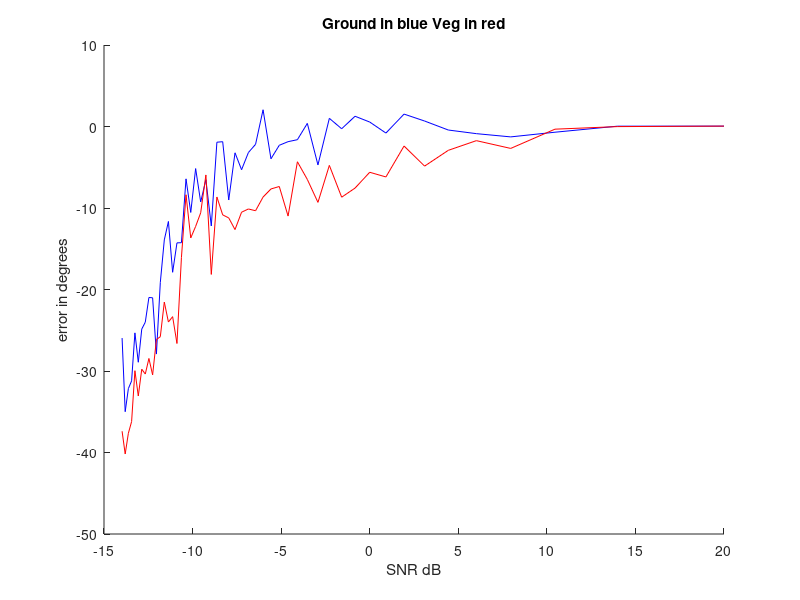
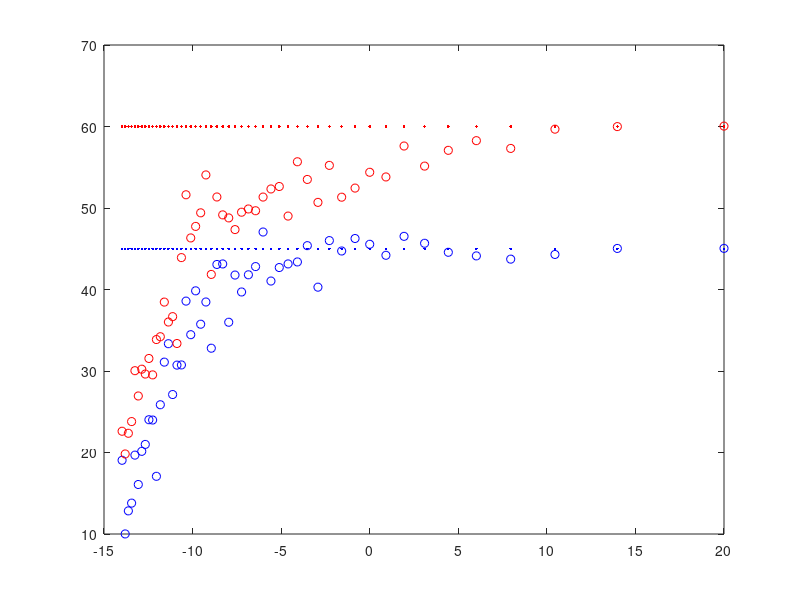

MATLAB code to generate these figures, in order:
%% Afric_Sim_espirit_histSort
clc;clear all;
%% Initializations
% Setting up the enviornment
g_weight = 1; %ground weighting factor
v_weight = 1;   %veg weighting factor
n_weight = 1*10^(-1);% Added Noise to the System

Pol_ground = [1;1;0]; %Multivatiant Ground
Pol_vegitation = [1;0;1]; %Multivariant Vegitation

ground_offset = pi/4; % Ground Interferomitry offset
vegitation_offset = pi/3;    % Vegitation Interferomitry offset

Averaging_loop_size = 100;
Signal_samples = 100;    %size of Ensamble Average Window

Noise_samples = 50;
g_mag = zeros(Noise_samples,1); v_mag = zeros(Noise_samples,1);
est_ground_angle = zeros(Noise_samples,1); est_vegitation_angle = zeros(Noise_samples,1);
%% Matrix Calculations
% Implimenting a window. Esprit and SR techniques
for Averaged_sample = 1:Noise_samples;
    Noise = Averaged_sample*n_weight;
    for unusedVariable = 1:Averaging_loop_size;
        
        g =  Pol_ground*(sqrt(-2*log(1-rand(1,Signal_samples))).*exp(1i*2*pi*rand(1,Signal_samples)));
        v =  Pol_vegitation*(sqrt(-2*log(1-rand(1,Signal_samples))).*exp(1i*2*pi*rand(1,Signal_samples)));
        
        signal_1 = g_weight*g + v_weight*v;
        signal_2 = g_weight*exp(1i*ground_offset)*g + g_weight*exp(1i*vegitation_offset)*v;
        
        AddedNoise_1 = Noise*sqrt(-2*log(1-rand(3,Signal_samples))).*exp(1i*2*pi*rand(3,Signal_samples));
        AddedNoise_2 = Noise*sqrt(-2*log(1-rand(3,Signal_samples))).*exp(1i*2*pi*rand(3,Signal_samples));

        S1 = signal_1 + AddedNoise_1;
        S2 = signal_2 + AddedNoise_2;
        
        R1 = S1*S1';
        R2 = S1*S2';
        
        A =  pinv(R1)*R2;
        [u,uv] = eig(A);
        
        [~,kk]=sort(abs(abs(angle(diag(uv))) - ground_offset),'ascend');
        est_ground_angle(Averaged_sample) = est_ground_angle(Averaged_sample) + angle(uv(kk(1),kk(1)))/Averaging_loop_size;
        g_mag(Averaged_sample) = g_mag(Averaged_sample) + abs(uv(kk(1),kk(1)))/Averaging_loop_size;
 
        
        [~,kk]=sort(abs(abs(angle(diag(uv))) - vegitation_offset),'ascend');


        est_vegitation_angle(Averaged_sample) = est_vegitation_angle(Averaged_sample) + angle(uv(kk(1),kk(1)))/Averaging_loop_size;
        v_mag(Averaged_sample) = v_mag(Averaged_sample) + abs(uv(kk(1),kk(1)))/Averaging_loop_size;
        
    end
end
temp = 1:Noise_samples;
n_snr = 10*log10(1./(temp*n_weight).^2)';
%% Ploting Results
g_error = -1*est_ground_angle*180/pi - ones(Noise_samples,1)*ground_offset*180/pi;
v_error = -1*est_vegitation_angle*180/pi - ones(Noise_samples,1)*vegitation_offset*180/pi;
figure(3);title('Ground in blue Veg in red');
hold on;
plot(n_snr,g_error,'b')
plot(n_snr,v_error,'r')
xlabel('SNR dB');ylabel('error in degrees')
hold off;

figure(4);title('Ground and Vegitation angle in degrees');
plot(n_snr,-1*est_ground_angle*180/pi,'bo'); %Estimated ground angle
hold on;
plot(n_snr,ones(Noise_samples,1)*ground_offset*180/pi,'b.'); %actual Ground Phase
plot(n_snr,-1*est_vegitation_angle*180/pi,'ro'); %Estimated Vegitation angle
plot(n_snr,ones(Noise_samples,1)*vegitation_offset*180/pi,'r.'); %actual Vegitation phase
hold off;
